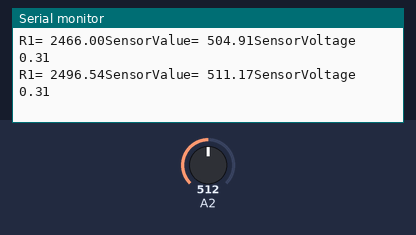
Recording of a sketch running on a simulated Arduino Uno, built with avr-gcc and run on an emulated ATmega328P. Parts: the last lines printed to the serial monitor. The inputs (shaded band) are chosen by the test bench; at power-on: A2 = 512.

Above: at 1.2 s.
1.3 s: A2 set to 716
At 1.9 s:
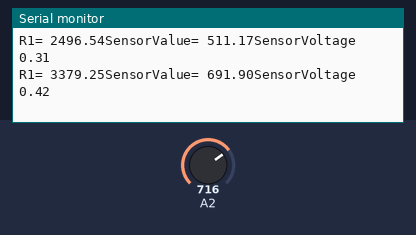
2.8 s: A2 set to 900
At 3.4 s:
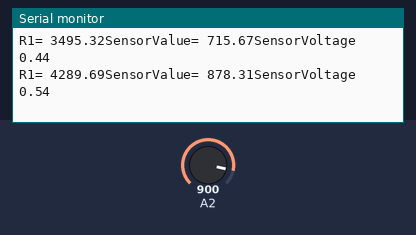
Timing chart, 0 to 5.8 s (numbered marks = the images above; inputs shaded):
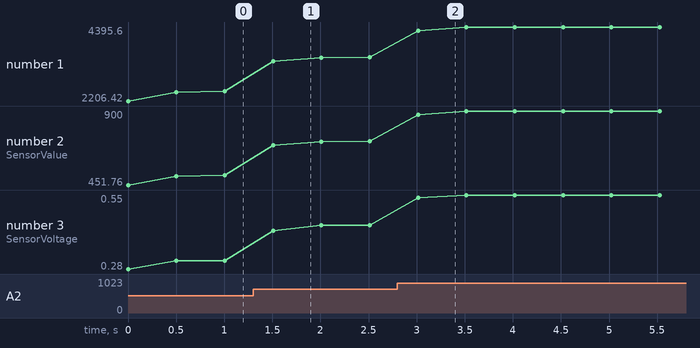

Measured:
- after the input at 1.3 s, the serial monitor: prints a new line after 0.21 s (image 1)
- after the input at 2.8 s, the serial monitor: prints a new line after 0.22 s (image 2)
- plotted number 1: 2496.54 → 3495.32 after the input at 1.3 s, 3495.32 → 4395.6 after the input at 2.8 s
- plotted number 2: 511.17 → 715.67 after the input at 1.3 s, 715.67 → 900 after the input at 2.8 s
- plotted number 3: 0.31 → 0.44 after the input at 1.3 s, 0.44 → 0.55 after the input at 2.8 s

The sketch:

06050491-3.ino
```cpp
int i;
double R1;
double SensorVoltage;
double SensorValue = 0;
int Analongin = 0;
int Analogin = 0;
double  ResisterValue = 20000;
void setup() {
  Serial.begin(9600);
  pinMode(16, INPUT);
}

void loop() {
  for (i = 0; i <= 5; i++)
  {
    SensorValue = 0.7 * SensorValue + 0.3 * analogRead(16);
  }
  SensorVoltage = SensorValue * 2.5 / 4095;


  R1 = SensorVoltage * ResisterValue / 2.5; //966000
  Serial.print("R1= ");
  Serial.print(R1);
  Serial.print("SensorValue= ");
  Serial.print(SensorValue);
  Serial.print("SensorVoltage ");
  Serial.println(SensorVoltage);
  delay(500);
}
```
